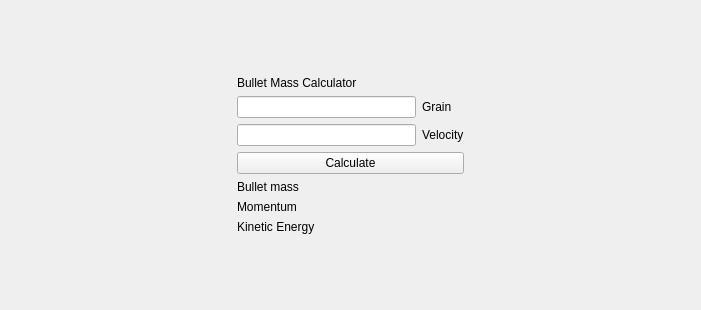
<?xml version="1.0" encoding="UTF-8"?>
<ui version="4.0">
 <class>MainWindow</class>
 <widget class="QMainWindow" name="MainWindow">
  <property name="geometry">
   <rect>
    <x>0</x>
    <y>0</y>
    <width>701</width>
    <height>310</height>
   </rect>
  </property>
  <property name="windowTitle">
   <string>MainWindow</string>
  </property>
  <widget class="QWidget" name="centralwidget">
   <layout class="QGridLayout" name="gridLayout_2">
    <item row="1" column="1">
     <layout class="QGridLayout" name="gridLayout">
      <item row="2" column="1">
       <widget class="QLabel" name="GrainLabel">
        <property name="text">
         <string>Grain</string>
        </property>
       </widget>
      </item>
      <item row="1" column="0">
       <widget class="QLabel" name="label_2">
        <property name="text">
         <string>Bullet Mass Calculator</string>
        </property>
       </widget>
      </item>
      <item row="6" column="0">
       <widget class="QLabel" name="MomentumLabel">
        <property name="text">
         <string>Momentum</string>
        </property>
       </widget>
      </item>
      <item row="4" column="0" colspan="2">
       <widget class="QPushButton" name="pushButton">
        <property name="text">
         <string>Calculate</string>
        </property>
       </widget>
      </item>
      <item row="2" column="0">
       <widget class="QLineEdit" name="GrainText">
        <property name="text">
         <string/>
        </property>
       </widget>
      </item>
      <item row="5" column="0">
       <widget class="QLabel" name="BulletMassLabel">
        <property name="text">
         <string>Bullet mass</string>
        </property>
       </widget>
      </item>
      <item row="3" column="0">
       <widget class="QLineEdit" name="VelocityText"/>
      </item>
      <item row="3" column="1">
       <widget class="QLabel" name="VelocityLabel">
        <property name="text">
         <string>Velocity</string>
        </property>
       </widget>
      </item>
      <item row="7" column="0">
       <widget class="QLabel" name="KineticEnergyLabel">
        <property name="text">
         <string>Kinetic Energy </string>
        </property>
       </widget>
      </item>
     </layout>
    </item>
    <item row="1" column="2">
     <spacer name="horizontalSpacer_2">
      <property name="orientation">
       <enum>Qt::Horizontal</enum>
      </property>
      <property name="sizeHint" stdset="0">
       <size>
        <width>40</width>
        <height>20</height>
       </size>
      </property>
     </spacer>
    </item>
    <item row="2" column="1">
     <spacer name="verticalSpacer">
      <property name="orientation">
       <enum>Qt::Vertical</enum>
      </property>
      <property name="sizeHint" stdset="0">
       <size>
        <width>20</width>
        <height>40</height>
       </size>
      </property>
     </spacer>
    </item>
    <item row="1" column="0">
     <spacer name="horizontalSpacer">
      <property name="orientation">
       <enum>Qt::Horizontal</enum>
      </property>
      <property name="sizeHint" stdset="0">
       <size>
        <width>40</width>
        <height>20</height>
       </size>
      </property>
     </spacer>
    </item>
    <item row="0" column="1">
     <spacer name="verticalSpacer_2">
      <property name="orientation">
       <enum>Qt::Vertical</enum>
      </property>
      <property name="sizeHint" stdset="0">
       <size>
        <width>20</width>
        <height>40</height>
       </size>
      </property>
     </spacer>
    </item>
   </layout>
  </widget>
  <widget class="QMenuBar" name="menubar">
   <property name="geometry">
    <rect>
     <x>0</x>
     <y>0</y>
     <width>701</width>
     <height>17</height>
    </rect>
   </property>
  </widget>
 </widget>
 <resources/>
 <connections/>
</ui>
